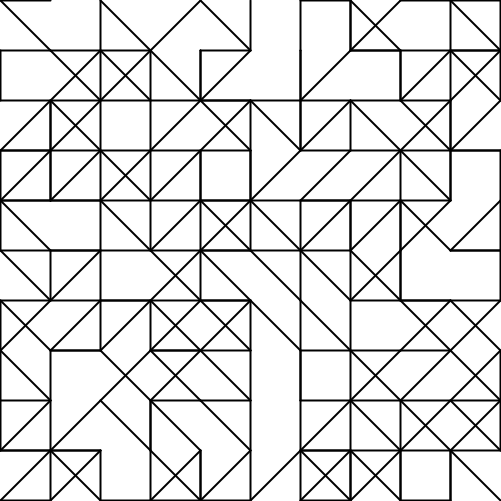
Frame 1 (no input)
Frame 2 (the mouse pressed at the canvas centre, redrawn once): identical to frame 1, image omitted

The Processing sketch that drew this single still picture (run headless with seeded random() and noise(); the mouse was pressed at the canvas centre and the sketch redrawn once):

// Processing sketch: Laberinto_con_estructura_multidimensional
// ── Laberinto_con_estructura_multidimensional.pde
int filas = 10;
int columnas = 10;
int tamaño = 50;

boolean[][][] laberinto = new boolean[10][10][6];

void setup() {
size(501, 501);

for (int i = 0; i < filas; i++) {
for (int j = 0; j < columnas; j++) {
for (int k = 0; k < 6; k++) {
if (random(1) > 0.5) {
laberinto[i][j][k] = true;
} else {
laberinto[i][j][k] = false;
}
}
}
}
}

void draw() {
background(255);
stroke(0);
strokeWeight(2);

for (int i = 0; i < filas; i++) {
for (int j = 0; j < columnas; j++) {
int x = j * tamaño;
int y = i * tamaño;

  if (laberinto[i][j][0]) line(x, y, x + tamaño, y);
  if (laberinto[i][j][1]) line(x + tamaño, y, x + tamaño, y + tamaño);
  if (laberinto[i][j][2]) line(x + tamaño, y + tamaño, x, y + tamaño);
  if (laberinto[i][j][3]) line(x, y + tamaño, x, y);
  
  if (laberinto[i][j][4]) line(x, y, x + tamaño, y + tamaño);
  if (laberinto[i][j][5]) line(x + tamaño, y, x, y + tamaño);
}
}
noLoop();
}
